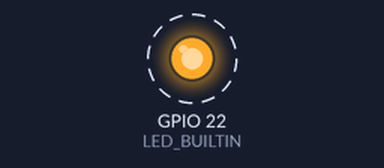
Simulated run of this sketch. Board: ESP32. Parts: output pins drawn as LEDs (lit = HIGH). Dashed ring = blinking.

Above: at 0.5 s.
Timing chart, 0 to 4.6 s (numbered marks = the images above):
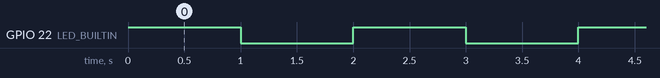

The sketch:

ESP32_BLINK.ino
```cpp
/*   Program LED Blink
 *   Baord : ESP32 V1.0 REV1 WIFI BLUETOOTH LITE (Lolin-32)
 *   Built in LED is on GPIO-22
 *   Jaydeep Shah - 7 April 22
 */


#define LED_BUILTIN 22    //Built in LED


void setup() {
  // initialize digital pin LED_BUILTIN as an output.
  pinMode(LED_BUILTIN, OUTPUT);
}

// the loop function runs over and over again forever
void loop() {
  digitalWrite(LED_BUILTIN, HIGH);   // turn the LED on (HIGH is the voltage level)
  delay(1000);                       // wait for a second
  digitalWrite(LED_BUILTIN, LOW);    // turn the LED off by making the voltage LOW
  delay(1000);                       // wait for a second
}
```

Measured:
- by itself, GPIO 22 (LED_BUILTIN): alternates HIGH for 1.0 s and LOW for 1.0 s
